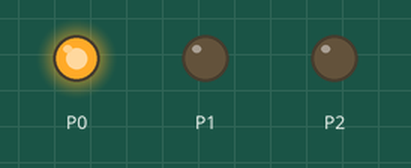
Recording of a program running on a simulated BBC micro:bit (MakeCode). Shown: output pins drawn as LEDs (lit = HIGH).

Above: at 0.2 s.
At 1.2 s:
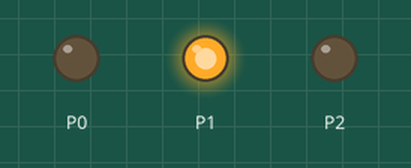
At 2.2 s:
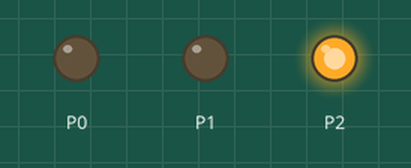
At 5.7 s:
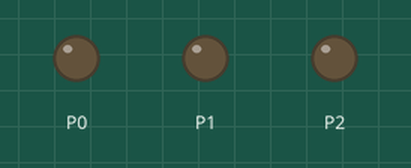
Timing chart, 0 to 6.9 s (numbered marks = the images above):
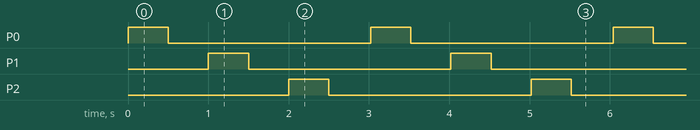

The program:

main.ts
```typescript
function OnOff (port: number) {
    if (port == 0) {
        pins.digitalWritePin(DigitalPin.P0, 1)
    } else {
        if (port == 1) {
            pins.digitalWritePin(DigitalPin.P1, 1)
        } else {
            pins.digitalWritePin(DigitalPin.P2, 1)
        }
    }
    basic.pause(500)
    if (port == 0) {
        pins.digitalWritePin(DigitalPin.P0, 0)
    } else {
        if (port == 1) {
            pins.digitalWritePin(DigitalPin.P1, 0)
        } else {
            pins.digitalWritePin(DigitalPin.P2, 0)
        }
    }
    basic.pause(500)
}
basic.forever(function () {
    OnOff(0)
    OnOff(1)
    OnOff(2)
})
```

test.ts
```typescript
// テストはここに来ます。このパッケージが拡張機能として使用されるときにはコンパイルされません。
```

Measured:
- by itself, P0–2: alternates HIGH for 0.50 s and LOW for 2.5 s
